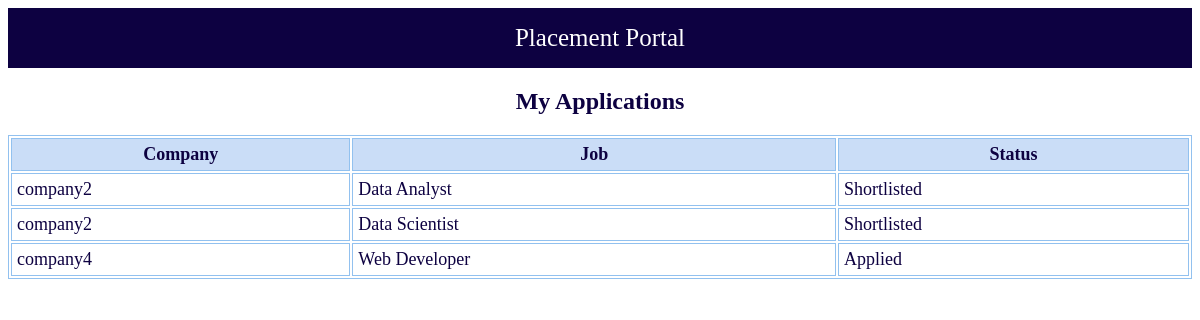
The page /student/applications (signed in) on the database its author committed.
### tables this page shows
CREATE TABLE applications(
        id INTEGER PRIMARY KEY AUTOINCREMENT,
        student_id INTEGER NOT NULL,
        drive_id INTEGER NOT NULL,
        status TEXT NOT NULL DEFAULT 'Applied',
        UNIQUE(student_id, drive_id),
        FOREIGN KEY(student_id) REFERENCES students(id) ON DELETE CASCADE,
        FOREIGN KEY(drive_id) REFERENCES drives(id) ON DELETE CASCADE
    );

CREATE TABLE companies(
        id INTEGER PRIMARY KEY AUTOINCREMENT,
        name TEXT NOT NULL,
        email TEXT NOT NULL,
        password TEXT NOT NULL,
        website TEXT,
        hr_contact TEXT,
        status TEXT NOT NULL DEFAULT 'pending'
    );

CREATE TABLE drives(
        id INTEGER PRIMARY KEY AUTOINCREMENT,
        company_id INTEGER,
        job_title TEXT,
        skills TEXT,
        experience TEXT,
        salary TEXT,
        status TEXT DEFAULT 'pending',
        FOREIGN KEY(company_id) REFERENCES companies(id)
    );

### app.py (the view)
@app.route("/student/applications")
def student_applications():
    if "student" not in session:
        return redirect("/")
    db = get_db()
    apps = db.execute("""
        SELECT applications.*, drives.job_title, companies.name AS company
        FROM applications
        JOIN drives ON applications.drive_id = drives.id
        JOIN companies ON drives.company_id = companies.id
        WHERE student_id=?
    """, (session["student"],)).fetchall()
    return render_template("student/applications.html", apps=apps)

### database.py (called while the page is built)
def get_db():
    conn = sqlite3.connect("placement.db")
    conn.row_factory = sqlite3.Row
    return conn

### templates/student/applications.html
{% extends "base.html" %}
{% block content %}
<h2>My Applications</h2>
<table class="table-border">
    <tr>
        <th>Company</th>
        <th>Job</th>
        <th>Status</th>
    </tr>
    {% for a in apps %}
    <tr>
        <td>{{ a.company }}</td>
        <td>{{ a.job_title }}</td>
        <td>{{ a.status }}</td>
    </tr>
    {% endfor %}
</table>
{% endblock %}

### static/style.css (style rules this page uses)
h2 { color: #0d0141; text-align: center; }
.table-border { border: 1px solid #92c1ef; width: 100%; color: #0d0141; }
.table-border th, .table-border td { border: 1px solid #92c1ef; padding: 5px; font-size: 18px; }
th { background-color: #caddf7; }

### rows shown on the page
applications: company "company2", job_title "Data Analyst", status "Shortlisted"
applications: company "company2", job_title "Data Scientist", status "Shortlisted"
applications: company "company4", job_title "Web Developer", status "Applied"
